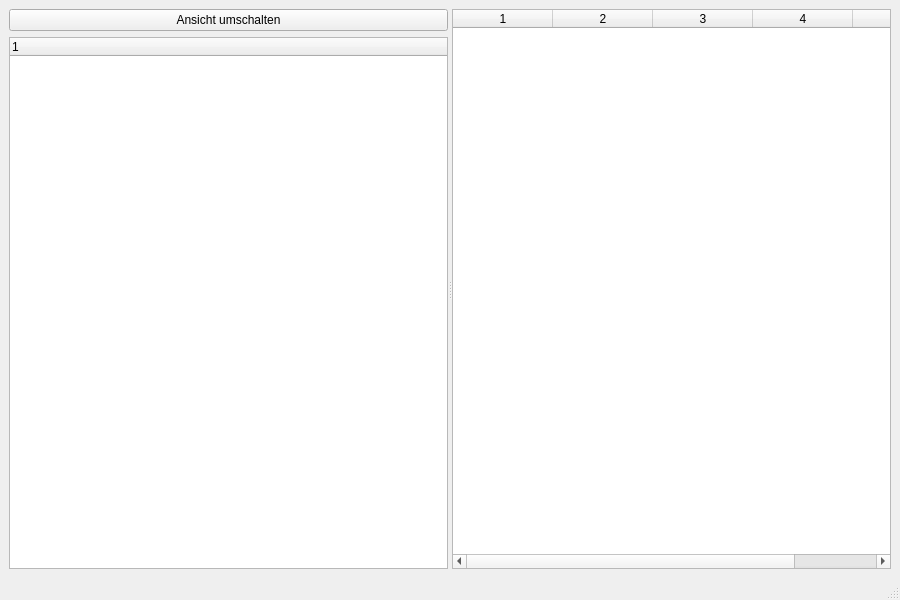
<?xml version="1.0" encoding="UTF-8"?>
<ui version="4.0">
 <class>MainWindow</class>
 <widget class="QMainWindow" name="MainWindow">
  <property name="geometry">
   <rect>
    <x>0</x>
    <y>0</y>
    <width>900</width>
    <height>600</height>
   </rect>
  </property>
  <property name="windowTitle">
   <string>Benutzerübersicht</string>
  </property>
  <widget class="QWidget" name="centralwidget">
   <layout class="QHBoxLayout" name="horizontalLayout">
    <item>
     <widget class="QSplitter" name="splitter">
      <property name="orientation">
       <enum>Qt::Horizontal</enum>
      </property>
      <!-- Linker Bereich: Benutzer-Übersicht -->
      <widget class="QWidget" name="leftWidget">
       <layout class="QVBoxLayout" name="verticalLayoutLeft">
        <item>
         <widget class="QPushButton" name="btnToggleView">
          <property name="text">
           <string>Ansicht umschalten</string>
          </property>
         </widget>
        </item>
        <item>
         <widget class="QTreeWidget" name="treeUsers">
          <property name="headerLabels">
           <stringlist>
            <string>Benutzer</string>
           </stringlist>
          </property>
         </widget>
        </item>
       </layout>
      </widget>
      <!-- Rechter Bereich: Detail-Tabelle -->
      <widget class="QWidget" name="rightWidget">
       <layout class="QVBoxLayout" name="verticalLayoutRight">
        <item>
         <widget class="QTableWidget" name="tableEntries">
          <property name="columnCount">
           <number>5</number>
          </property>
          <property name="horizontalHeaderLabels">
           <stringlist>
            <string>Artikelnummer</string>
            <string>Beschreibung</string>
            <string>Größe</string>
            <string>Preis</string>
            <string>Datum</string>
           </stringlist>
          </property>
         </widget>
        </item>
       </layout>
      </widget>
     </widget>
    </item>
   </layout>
  </widget>
  <widget class="QMenuBar" name="menubar"/>
  <widget class="QStatusBar" name="statusbar"/>
 </widget>
 <resources/>
 <connections/>
</ui>
